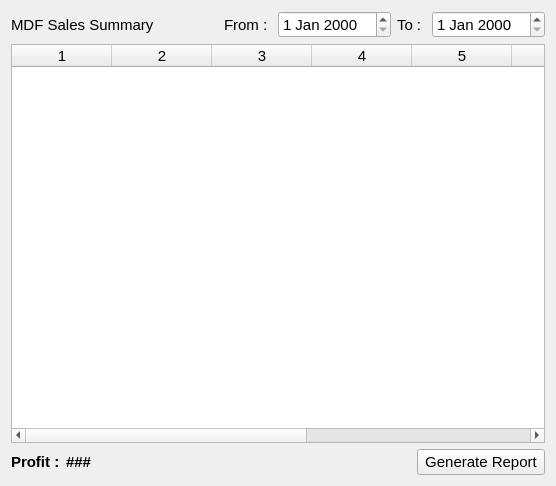
<?xml version="1.0" encoding="UTF-8"?>
<ui version="4.0">
 <class>MDFSalesSummary</class>
 <widget class="QWidget" name="MDFSalesSummary">
  <property name="geometry">
   <rect>
    <x>0</x>
    <y>0</y>
    <width>556</width>
    <height>486</height>
   </rect>
  </property>
  <property name="windowTitle">
   <string>MDF Sales Summary</string>
  </property>
  <layout class="QVBoxLayout" name="verticalLayout">
   <item>
    <layout class="QHBoxLayout" name="horizontalLayout_2">
     <item>
      <widget class="QLabel" name="label">
       <property name="font">
        <font>
         <pointsize>11</pointsize>
        </font>
       </property>
       <property name="text">
        <string>MDF Sales Summary</string>
       </property>
      </widget>
     </item>
     <item>
      <spacer name="horizontalSpacer">
       <property name="orientation">
        <enum>Qt::Horizontal</enum>
       </property>
       <property name="sizeHint" stdset="0">
        <size>
         <width>40</width>
         <height>20</height>
        </size>
       </property>
      </spacer>
     </item>
     <item>
      <widget class="QLabel" name="datelbl">
       <property name="font">
        <font>
         <pointsize>11</pointsize>
        </font>
       </property>
       <property name="text">
        <string>From : </string>
       </property>
      </widget>
     </item>
     <item>
      <widget class="QDateEdit" name="fromDate">
       <property name="font">
        <font>
         <pointsize>11</pointsize>
        </font>
       </property>
      </widget>
     </item>
     <item>
      <widget class="QLabel" name="label_2">
       <property name="font">
        <font>
         <pointsize>11</pointsize>
        </font>
       </property>
       <property name="text">
        <string>To : </string>
       </property>
      </widget>
     </item>
     <item>
      <widget class="QDateEdit" name="toDate">
       <property name="font">
        <font>
         <pointsize>11</pointsize>
        </font>
       </property>
      </widget>
     </item>
    </layout>
   </item>
   <item>
    <widget class="QTableWidget" name="tableWidgetByCategory">
     <property name="sizePolicy">
      <sizepolicy hsizetype="Expanding" vsizetype="Expanding">
       <horstretch>0</horstretch>
       <verstretch>0</verstretch>
      </sizepolicy>
     </property>
     <property name="font">
      <font>
       <pointsize>11</pointsize>
       <weight>50</weight>
       <bold>false</bold>
      </font>
     </property>
     <property name="rowCount">
      <number>0</number>
     </property>
     <property name="columnCount">
      <number>9</number>
     </property>
     <attribute name="horizontalHeaderVisible">
      <bool>true</bool>
     </attribute>
     <attribute name="verticalHeaderVisible">
      <bool>true</bool>
     </attribute>
     <column/>
     <column/>
     <column/>
     <column/>
     <column/>
     <column/>
     <column/>
     <column/>
     <column/>
    </widget>
   </item>
   <item>
    <layout class="QHBoxLayout" name="horizontalLayout">
     <item>
      <widget class="QLabel" name="label_3">
       <property name="font">
        <font>
         <pointsize>11</pointsize>
         <weight>75</weight>
         <bold>true</bold>
        </font>
       </property>
       <property name="text">
        <string>Profit :</string>
       </property>
      </widget>
     </item>
     <item>
      <widget class="QLabel" name="totalProfitLbl">
       <property name="font">
        <font>
         <pointsize>11</pointsize>
         <weight>75</weight>
         <bold>true</bold>
        </font>
       </property>
       <property name="text">
        <string>###</string>
       </property>
      </widget>
     </item>
     <item>
      <spacer name="horizontalSpacer_2">
       <property name="orientation">
        <enum>Qt::Horizontal</enum>
       </property>
       <property name="sizeHint" stdset="0">
        <size>
         <width>40</width>
         <height>20</height>
        </size>
       </property>
      </spacer>
     </item>
     <item>
      <widget class="QPushButton" name="generateButton">
       <property name="font">
        <font>
         <pointsize>11</pointsize>
        </font>
       </property>
       <property name="text">
        <string> Generate Report </string>
       </property>
      </widget>
     </item>
    </layout>
   </item>
   <item>
    <spacer name="verticalSpacer">
     <property name="orientation">
      <enum>Qt::Vertical</enum>
     </property>
     <property name="sizeType">
      <enum>QSizePolicy::Minimum</enum>
     </property>
     <property name="sizeHint" stdset="0">
      <size>
       <width>20</width>
       <height>0</height>
      </size>
     </property>
    </spacer>
   </item>
  </layout>
 </widget>
 <resources/>
 <connections/>
</ui>
